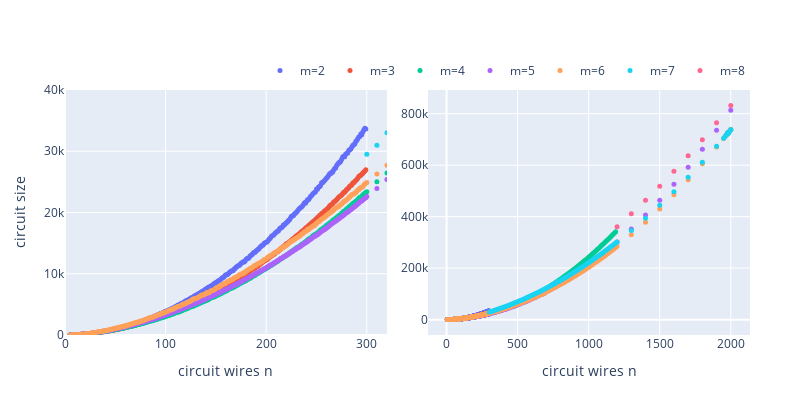

The cell this chart's notebook holds for it:
### Code cell
# Defining layout for complete figure
layout_1 = go.Layout(
    margin=dict(l=65, r=50, b=65, t=90),
    autosize=False,
    width=800,
    height=400,
    xaxis = dict(title='circuit wires n', domain = [0.0, 0.47], range = [0, 320]),
    yaxis = dict(title='circuit size', range = [0, 40000]),
    xaxis2 = dict(title='circuit wires n', domain = [0.53, 1.0]),
    yaxis2 = dict(overlaying='y', anchor = 'free', position = 0.53),
    legend=dict(orientation='h', yanchor='bottom', y=1.02, xanchor='right', x=1)
    )

trace2l = go.Scatter(x=section_size_2_df['size'].tolist(), y=section_size_2_df['num_gates'].tolist(), name= 'm=2', mode='markers', marker_size=5, showlegend=False, line=dict(color='#636EFA'))
trace3l = go.Scatter(x=section_size_3_df['size'].tolist(), y=section_size_3_df['num_gates'].tolist(), name= 'm=3', mode='markers', marker_size=5, showlegend=False, line=dict(color='#EF553B'))
trace4l = go.Scatter(x=section_size_4_df['size'].tolist(), y=section_size_4_df['num_gates'].tolist(), name= 'm=4', mode='markers', marker_size=5, showlegend=False, line=dict(color='#00CC96'))
trace5l = go.Scatter(x=section_size_5_df['size'].tolist(), y=section_size_5_df['num_gates'].tolist(), name= 'm=5', mode='markers', marker_size=5, showlegend=False, line=dict(color='#AB63FA'))
trace6l = go.Scatter(x=section_size_6_df['size'].tolist(), y=section_size_6_df['num_gates'].tolist(), name= 'm=6', mode='markers', marker_size=5, showlegend=False, line=dict(color='#FFA15A'))
trace7l = go.Scatter(x=section_size_7_df['size'].tolist(), y=section_size_7_df['num_gates'].tolist(), name= 'm=7', mode='markers', marker_size=5, showlegend=False, line=dict(color='#19D3F3'))

trace2r = go.Scatter(x=section_size_2_df['size'].tolist(), y=section_size_2_df['num_gates'].tolist(), xaxis='x2', yaxis='y2', name= 'm=2', mode='markers', marker_size=5, line=dict(color='#636EFA'))
trace3r = go.Scatter(x=section_size_3_df['size'].tolist(), y=section_size_3_df['num_gates'].tolist(), xaxis='x2', yaxis='y2', name= 'm=3', mode='markers', marker_size=5, line=dict(color='#EF553B'))
trace4r = go.Scatter(x=section_size_4_df['size'].tolist(), y=section_size_4_df['num_gates'].tolist(), xaxis='x2', yaxis='y2', name= 'm=4', mode='markers', marker_size=5, line=dict(color='#00CC96'))
trace5r = go.Scatter(x=section_size_5_df['size'].tolist(), y=section_size_5_df['num_gates'].tolist(), xaxis='x2', yaxis='y2', name= 'm=5', mode='markers', marker_size=5, line=dict(color='#AB63FA'))
trace6r = go.Scatter(x=section_size_6_df['size'].tolist(), y=section_size_6_df['num_gates'].tolist(), xaxis='x2', yaxis='y2', name= 'm=6', mode='markers', marker_size=5, line=dict(color='#FFA15A'))
trace7r = go.Scatter(x=section_size_7_df['size'].tolist(), y=section_size_7_df['num_gates'].tolist(), xaxis='x2', yaxis='y2', name= 'm=7', mode='markers', marker_size=5, line=dict(color='#19D3F3'))
trace8r = go.Scatter(x=section_size_8_df['size'].tolist(), y=section_size_8_df['num_gates'].tolist(), xaxis='x2', yaxis='y2', name= 'm=8', mode='markers', marker_size=5, line=dict(color='#FF6692'))

data = [trace2l, trace3l, trace4l, trace5l, trace6l, trace7l, trace2r, trace3r, trace4r, trace5r, trace6r, trace7r, trace8r]
fig = go.Figure(data = data, layout=layout_1)
fig.show()

### Figure 1 — Plotly figure (JSON) as saved in the notebook; plotly's stock layout.template omitted (floating-point values rounded to 4 significant figures; data arrays with more than 128 entries replaced by an {"elided": "..."} marker saying what was removed)
{"data": [{"line": {"color": "#636EFA"}, "marker": {"size": 5}, "mode": "markers", "name": "m=2", "showlegend": false, "type": "scatter", "x": {"elided": "295 int values"}, "y": {"elided": "295 int values"}}, {"line": {"color": "#EF553B"}, "marker": {"size": 5}, "mode": "markers", "name": "m=3", "showlegend": false, "type": "scatter", "x": {"elided": "295 int values"}, "y": {"elided": "295 int values"}}, {"line": {"color": "#00CC96"}, "marker": {"size": 5}, "mode": "markers", "name": "m=4", "showlegend": false, "type": "scatter", "x": {"elided": "385 int values"}, "y": {"elided": "385 int values"}}, {"line": {"color": "#AB63FA"}, "marker": {"size": 5}, "mode": "markers", "name": "m=5", "showlegend": false, "type": "scatter", "x": {"elided": "415 int values"}, "y": {"elided": "415 int values"}}, {"line": {"color": "#FFA15A"}, "marker": {"size": 5}, "mode": "markers", "name": "m=6", "showlegend": false, "type": "scatter", "x": {"elided": "432 int values"}, "y": {"elided": "432 int values"}}, {"line": {"color": "#19D3F3"}, "marker": {"size": 5}, "mode": "markers", "name": "m=7", "showlegend": false, "type": "scatter", "x": [300, 310, 320, 330, 340, 350, 360, 370, 380, 390, 400, 410, 420, 430, 440, 450, 460, 470, 480, 490, 500, 510, 520, 530, 540, 550, 560, 570, 580, 590, 600, 610, 620, 630, 640, 650, 660, 670, 680, 690, 700, 710, 720, 730, 740, 750, 760, 770, 780, 790, 800, 810, 820, 830, 840, 850, 860, 870, 880, 890, 900, 910, 920, 930, 940, 950, 960, 970, 980, 990, 1000, 1010, 1020, 1030, 1040, 1050, 1060, 1070, 1080, 1090, 1100, 1110, 1120, 1130, 1140, 1150, 1160, 1170, 1180, 1190, 1200, 1300, 1400, 1500, 1600, 1700, 1800, 1900, 2000, 1950, 1960, 1970, 1980, 1990, 2000, 1975, 1976, 1977, 1978, 1979, 1980, 1981, 1982, 1983, 1984, 1985], "y": [29515, 30979, 33035, 34837, 36406, 38382, 40428, 42264, 44176, 46046, 48083, 49947, 52187, 54176, 56256, 58469, 60580, 62969, 65152, 67453, 69600, 72172, 74384, 76673, 79084, 81576, 84314, 86642, 88883, 91648, 94250, 96881, 99612, 102118, 104873, 107655, 110576, 113221, 116039, 118837, 121608, 124545, 127878, 130475, 133790, 136444, 139462, 142680, 145831, 148868, 152064, 155225, 158365, 161729, 165103, 168403, 171774, 174968, 178446, 181788, 185304, 188633, 192270, 195784, 199424, 202937, 206661, 210227, 213895, 217604, 221439, 225196, 228738, 232720, 236557, 240354, 244294, 248224, 252311, 256354, 260110, 264237, 268326, 272501, 276575, 280796, 284628, 289259, 293329, 297510, 301955, 346523, 393874, 444253, 497231, 552892, 611746, 673354, 738025, 705097, 711549, 718173, 724553, 731278, 737684, 721305, 722041, 722778, 723209, 724075, 724692, 725107, 726167, 726623, 727514, 727906]}, {"line": {"color": "#636EFA"}, "marker": {"size": 5}, "mode": "markers", "name": "m=2", "type": "scatter", "x": {"elided": "295 int values"}, "xaxis": "x2", "y": {"elided": "295 int values"}, "yaxis": "y2"}, {"line": {"color": "#EF553B"}, "marker": {"size": 5}, "mode": "markers", "name": "m=3", "type": "scatter", "x": {"elided": "295 int values"}, "xaxis": "x2", "y": {"elided": "295 int values"}, "yaxis": "y2"}, {"line": {"color": "#00CC96"}, "marker": {"size": 5}, "mode": "markers", "name": "m=4", "type": "scatter", "x": {"elided": "385 int values"}, "xaxis": "x2", "y": {"elided": "385 int values"}, "yaxis": "y2"}, {"line": {"color": "#AB63FA"}, "marker": {"size": 5}, "mode": "markers", "name": "m=5", "type": "scatter", "x": {"elided": "415 int values"}, "xaxis": "x2", "y": {"elided": "415 int values"}, "yaxis": "y2"}, {"line": {"color": "#FFA15A"}, "marker": {"size": 5}, "mode": "markers", "name": "m=6", "type": "scatter", "x": {"elided": "432 int values"}, "xaxis": "x2", "y": {"elided": "432 int values"}, "yaxis": "y2"}, {"line": {"color": "#19D3F3"}, "marker": {"size": 5}, "mode": "markers", "name": "m=7", "type": "scatter", "x": [300, 310, 320, 330, 340, 350, 360, 370, 380, 390, 400, 410, 420, 430, 440, 450, 460, 470, 480, 490, 500, 510, 520, 530, 540, 550, 560, 570, 580, 590, 600, 610, 620, 630, 640, 650, 660, 670, 680, 690, 700, 710, 720, 730, 740, 750, 760, 770, 780, 790, 800, 810, 820, 830, 840, 850, 860, 870, 880, 890, 900, 910, 920, 930, 940, 950, 960, 970, 980, 990, 1000, 1010, 1020, 1030, 1040, 1050, 1060, 1070, 1080, 1090, 1100, 1110, 1120, 1130, 1140, 1150, 1160, 1170, 1180, 1190, 1200, 1300, 1400, 1500, 1600, 1700, 1800, 1900, 2000, 1950, 1960, 1970, 1980, 1990, 2000, 1975, 1976, 1977, 1978, 1979, 1980, 1981, 1982, 1983, 1984, 1985], "xaxis": "x2", "y": [29515, 30979, 33035, 34837, 36406, 38382, 40428, 42264, 44176, 46046, 48083, 49947, 52187, 54176, 56256, 58469, 60580, 62969, 65152, 67453, 69600, 72172, 74384, 76673, 79084, 81576, 84314, 86642, 88883, 91648, 94250, 96881, 99612, 102118, 104873, 107655, 110576, 113221, 116039, 118837, 121608, 124545, 127878, 130475, 133790, 136444, 139462, 142680, 145831, 148868, 152064, 155225, 158365, 161729, 165103, 168403, 171774, 174968, 178446, 181788, 185304, 188633, 192270, 195784, 199424, 202937, 206661, 210227, 213895, 217604, 221439, 225196, 228738, 232720, 236557, 240354, 244294, 248224, 252311, 256354, 260110, 264237, 268326, 272501, 276575, 280796, 284628, 289259, 293329, 297510, 301955, 346523, 393874, 444253, 497231, 552892, 611746, 673354, 738025, 705097, 711549, 718173, 724553, 731278, 737684, 721305, 722041, 722778, 723209, 724075, 724692, 725107, 726167, 726623, 727514, 727906], "yaxis": "y2"}, {"line": {"color": "#FF6692"}, "marker": {"size": 5}, "mode": "markers", "name": "m=8", "type": "scatter", "x": [1200, 1300, 1400, 1500, 1600, 1700, 1800, 1900, 2000], "xaxis": "x2", "y": [360771, 411169, 463862, 518654, 576521, 636754, 699176, 764904, 832445], "yaxis": "y2"}], "layout": {"autosize": false, "height": 400, "legend": {"orientation": "h", "x": 1, "xanchor": "right", "y": 1.02, "yanchor": "bottom"}, "margin": {"b": 65, "l": 65, "r": 50, "t": 90}, "width": 800, "xaxis": {"domain": [0.0, 0.47], "range": [0, 320], "title": {"text": "circuit wires n"}}, "xaxis2": {"domain": [0.53, 1.0], "title": {"text": "circuit wires n"}}, "yaxis": {"range": [0, 40000], "title": {"text": "circuit size"}}, "yaxis2": {"anchor": "free", "overlaying": "y", "position": 0.53}}}
